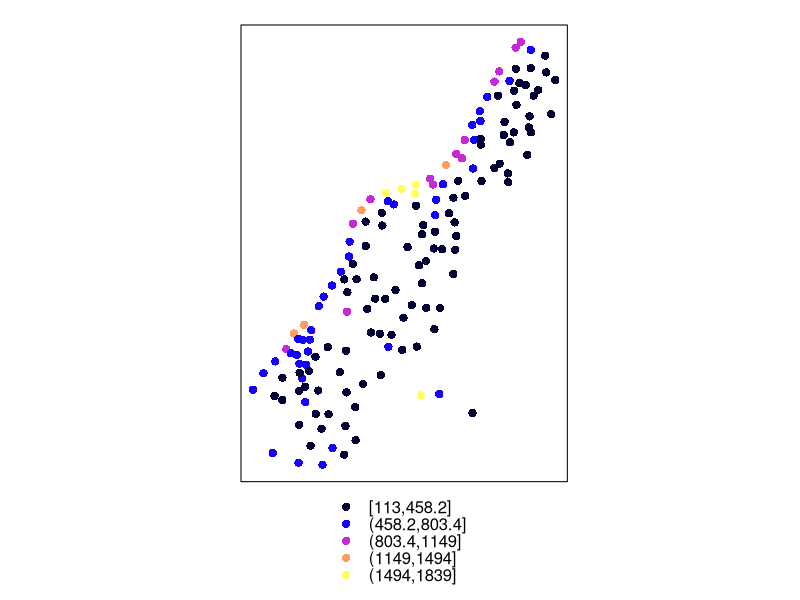
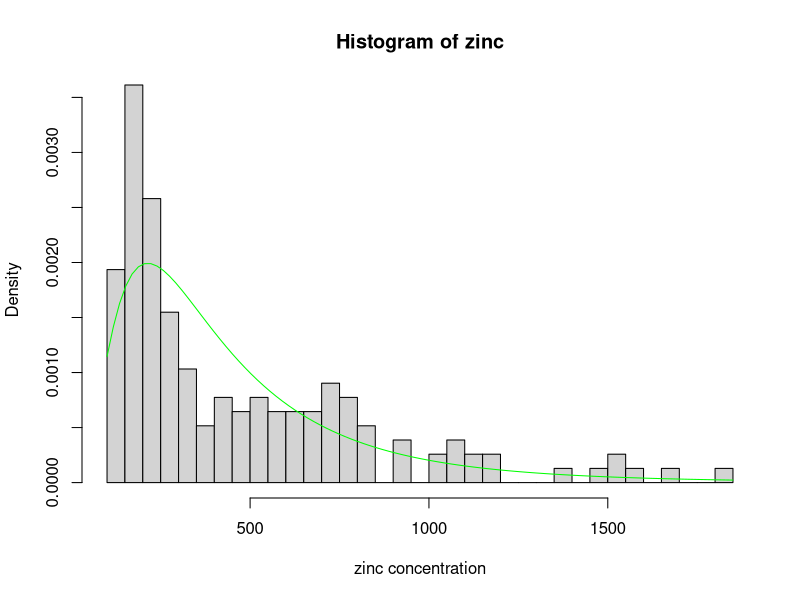

The R source for these figures, in order: (Note: this script raises an error after producing the figures.)
## librarys ##
library("sp")

## meuse - spatial poionts data.frame ##
data("meuse")
coordinates(meuse) = ~x+y

spplot(meuse,"zinc", col.regions=bpy.colors(5))

## margins ##
hist(meuse[["zinc"]],freq=F,n=30,ylim=c(0,0.0035), 
     main="Histogram of zinc", xlab="zinc concentration")

# gevEsti <- fgev(meuse[["zinc"]])$estimate
meanLog <- mean(log(meuse[["zinc"]]))
sdLog <- sd(log(meuse[["zinc"]]))
# curve(dgev(x,gevEsti[1], gevEsti[2], gevEsti[3]),add=T,col="red")
curve(dlnorm(x,meanLog,sdLog),add=T,col="green")

pMar <- function(q) plnorm(q, meanLog, sdLog)
qMar <- function(p) qlnorm(p, meanLog, sdLog)
dMar <- function(x) dlnorm(x, meanLog, sdLog)

meuse$marZinc <- pMar(meuse$zinc)

## lag classes ##
bins <- calcBins(meuse, var="marZinc", nbins=10, cutoff=800)

## calculate parameters for Kendall's tau function ##
# either linear
calcKTauLin <- fitCorFun(bins, degree=1, cutoff=600)
curve(calcKTauLin,0, 1000, col="red",add=TRUE)

# or polynomial (used here)
calcKTauPol <- fitCorFun(bins, degree=3)
curve(calcKTauPol,0, 1000, col="purple",add=TRUE)

copCandidates <- c(normalCopula(0.2), tCopula(0.2),
                   claytonCopula(0.2), frankCopula(1.2), 
                   gumbelCopula(1.2), joeBiCopula(1.5),
                   indepCopula())

## find best fitting copula per lag class
loglikTau <- loglikByCopulasLags(bins, meuse, calcKTauPol,
                                 families = copCandidates)
bestFitTau <- apply(apply(loglikTau$loglik, 1, rank, na.last=T), 2, 
                    function(x) which(x==7))
colnames(loglikTau$loglik)[bestFitTau]

## set-up a spatial Copula ##
spCop <- spCopula(components = c(copCandidates[bestFitTau[1]], copCandidates[bestFitTau]),
                  distances=c(0, bins$meanDists),
                  spDepFun=calcKTauPol, unit="m")

## compare spatial copula loglik by lag:
lagData <- lapply(bins$lags, function(x) {
                               as.matrix((cbind(meuse[x[,1], "marZinc"]@data,
                                                meuse[x[,2], "marZinc"]@data)))
                             })

spLoglik <- NULL
for(i in 1:length(bins$lags)) { # i <- 7
  cat("Lag",i,"\n")
  spLoglik <- c(spLoglik,
                sum((dCopula(u=lagData[[i]], spCop,log=T,
                            h=bins$lags[[i]][,3]))))
}

plot(spLoglik, ylab="log-likelihood", xlim=c(1,11)) 
points(loglikTau$loglik[cbind(1:10,bestFitTau)], col="green", pch=16)
points(loglikTau$loglik[,1], col="red", pch=5)
legend(6, 50,c("Spatial Copula", "best copula per lag", "Gaussian Copula",
               "number of pairs"), 
       pch=c(1,16,5,50), col=c("black", "green", "red"))
text(x=(1:10+0.5), y=spLoglik, lapply(lagData,length))

##
# spatial vine
vineDim <- 5L
meuseNeigh <- getNeighbours(meuse,var="marZinc",size=vineDim)

vineCop <- vineCopula(4L)

meuseSpVine <- fitCopula(spVineCopula(spCop, vineCop),
                         list(meuseNeigh, meuse), method="none")

# log-likelihood:
meuseSpVine@loglik

meuseSpVine <- meuseSpVine@copula

##
# leave-one-out x-validation
time <- proc.time()  # ~100 s
predMedian <- NULL
predMean <- NULL
for(loc in 1:nrow(meuseNeigh@data)) { # loc <- 145
  cat("Location:",loc,"\n")
  condSecVine <- condSpVine(condVar=as.numeric(meuseNeigh@data[loc,-1]), 
                          dists=list(meuseNeigh@distances[loc,,drop=F]),meuseSpVine)

  predMedian <- c(predMedian, qMar(optimise(function(x) abs(integrate(condSecVine,0,x)$value-0.5),c(0,1))$minimum))
  
  condExp <-  function(x) {
    condSecVine(pMar(x))*dMar(x)*x
  }
  
  predMean <- c(predMean, integrate(condExp,0,3000,subdivisions=1e6)$value)
}
proc.time()-time

mean(abs(predMean-meuse$zinc))
mean(predMean-meuse$zinc)
sqrt(mean((predMean-meuse$zinc)^2))

mean(abs(predMedian-meuse$zinc))
mean(predMedian-meuse$zinc)
sqrt(mean((predMedian-meuse$zinc)^2))

plot(predMean,meuse$zinc)
abline(0,1)

plot(predMedian,meuse$zinc)
abline(0,1)

## kriging results:
# same neighbourhood size 5L:
# MAE:  158.61
# BIAS:  -4.24
# RMSE: 239.85
#
# global kriging:
# MAE:  148.85
# BIAS:  -3.05
# RMSE: 226.15
